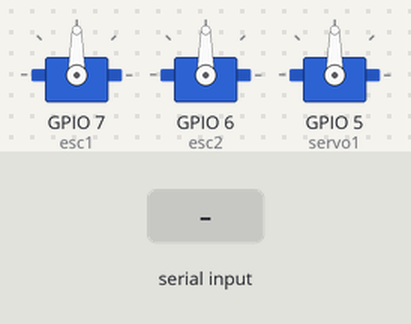
A sketch run on a simulated ESP32. Parts: 3 × servo. Inputs (shaded band) come from the test bench. Nothing arrives over Bluetooth unless stated; what the sketch prints to the serial monitor is not drawn.

Above: at 1.2 s.
1.3 s: "R90\n" received over the second serial link
At 3.6 s:
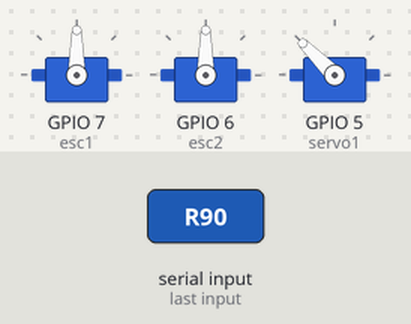
4.3 s: "L90\n" received over the second serial link
At 5.05 s:
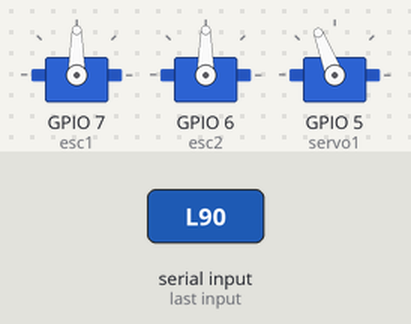
7.3 s: "R,45\n" received over the second serial link
At 7.58 s:
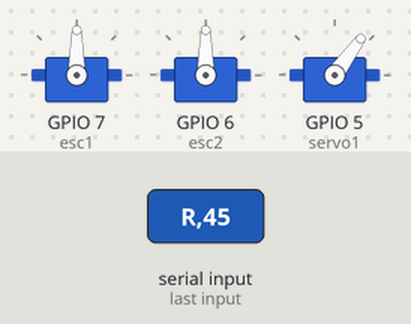
10.3 s: "L,45\n" received over the second serial link
At 12.4 s:
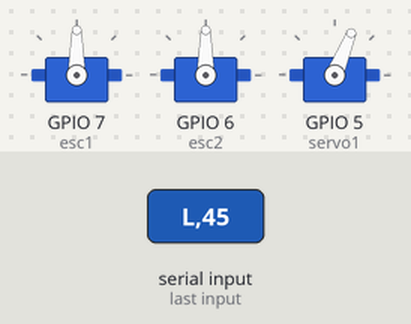
Timing chart, 0 to 14.3 s (numbered marks = the images above; inputs shaded):
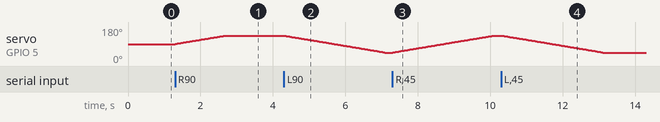

Measured:
- after the input at 1.3 s, servo on GPIO 5 (servo1): moves from 90° to 135° over 1.4 s, starting at once
- after the input at 4.3 s, servo on GPIO 5 (servo1): moves from 135° to 45° over 2.8 s, starting at once
- after the input at 7.3 s, servo on GPIO 5 (servo1): moves from 45° to 135° over 2.8 s, starting at once
- after the input at 10.3 s, servo on GPIO 5 (servo1): moves from 135° to 45° over 2.8 s, starting at once

The sketch:

hovercraft.ino
```cpp
#include "BluetoothControl.h"
#include "ServoControl.h"

// Arduino setup function, runs once at startup
void setup() {
    initializeBluetooth();  // Initialize Bluetooth communication
    initializeServos();     // Initialize servo motors
}

// Arduino loop function, runs repeatedly
void loop() {
    handleBluetoothData();  // Handle incoming Bluetooth data
    handleServoMovement();  // Handle servo motor movements
}
```

BluetoothControl.cpp
```cpp
#include "BluetoothControl.h"

// Initialize Bluetooth serial object
BluetoothSerial SerialBT;

// Initialize global variables for ESC and servo control
int esc1Value=1000, esc2Value=1000, servo1Value = 90;
bool moveServoLeft = false;
bool moveServoRight = false;

// Function to initialize Bluetooth communication
void initializeBluetooth() {
    Serial.begin(115200);  // Start serial communication for debugging
    if (!SerialBT.begin("ESP32Hovercraft")) {  // Initialize Bluetooth with the name "ESP32Hovercraft"
        Serial.println("An error occurred initializing Bluetooth");
    } else {
        Serial.println("Bluetooth initialized successfully");
    }
}

// Function to handle incoming Bluetooth data
void handleBluetoothData() {
    if (SerialBT.available()) {  // Check if Bluetooth data is available
        handleBluetoothCommand();  // Process the received Bluetooth command
    }
}

// Function to process Bluetooth commands
void handleBluetoothCommand() {
    String inputString = SerialBT.readStringUntil('\n');  // Read the incoming command until newline character
    //Serial.println(inputString);  // Print the received command for debugging

    // Check the command type and process accordingly
    if (inputString.startsWith("J")) {  // Command for ESC1
        esc1Value = inputString.substring(1).toInt();  // Extract value and convert to integer
        esc1Value = map(esc1Value, 0, 180, 1000, 2000);  // Map value to ESC range
    } else if (inputString.startsWith("K")) {  // Command for ESC2
        esc2Value = inputString.substring(1).toInt();  // Extract value and convert to integer
        esc2Value = map(esc2Value, 0, 180, 1000, 2000);  // Map value to ESC range
    } else if (inputString.startsWith("L")) {  // Command to move servo left
        moveServoLeft = true;
        moveServoRight = false;
    } else if (inputString.startsWith("R")) {  // Command to move servo right
        moveServoRight = true;
        moveServoLeft = false;
    } else if (inputString.startsWith("S")) {  // Command to stop servo movement
        moveServoLeft = false;
        moveServoRight = false;
    }

    //Serial.println(servo1Value);  // Print the current servo value for debugging
}
```

BluetoothControl.h
```cpp
#ifndef BLUETOOTHCONTROL_H
#define BLUETOOTHCONTROL_H

#include <ESP32Servo.h>
#include "BluetoothSerial.h"

// Function declarations for Bluetooth control
void initializeBluetooth();
void handleBluetoothData();
void handleBluetoothCommand();

// Global variables related to Bluetooth
extern BluetoothSerial SerialBT;
extern int esc1Value, esc2Value, servo1Value;
extern bool moveServoLeft;
extern bool moveServoRight;

#endif
```

ServoControl.cpp
```cpp
#include "ServoControl.h"
#include "BluetoothControl.h" // Include to access shared variables

// Initialize servo objects
Servo esc1;
Servo esc2;
Servo servo1;

// Initialize timestamp for servo movements
unsigned long lastServoMoveTime = 0;

// Function to initialize servo motors
void initializeServos() {
    esc1.attach(7);  // Attach ESC1 to pin 7
    esc2.attach(6);  // Attach ESC2 to pin 6
    servo1.attach(5);  // Attach servo1 to pin 5
    servo1.write(servo1Value);  // Set initial servo position to 90 degrees (middle)
}

// Function to handle servo movements based on commands
void handleServoMovement() {
    // Check if servo should move left
    if (moveServoLeft && millis() - lastServoMoveTime > 30) {
        servo1Value = max(servo1Value - 1, 45);  // Decrease value, not below 45
        //Serial.println(servo1Value);  // Print the current servo value for debugging
        servo1.write(servo1Value);  // Move the servo
        lastServoMoveTime = millis();  // Update timestamp
    }

    // Check if servo should move right
    if (moveServoRight && millis() - lastServoMoveTime > 30) {
        servo1Value = min(servo1Value + 1, 135);  // Increase value, not above 135
        //Serial.println(servo1Value);  // Print the current servo value for debugging
        servo1.write(servo1Value);  // Move the servo
        lastServoMoveTime = millis();  // Update timestamp
    }

    // Check if servo should return to center
    if (!moveServoRight && !moveServoLeft && servo1Value != 90 && millis() - lastServoMoveTime > 30) {
        if (servo1Value > 90) {
            servo1Value = max(servo1Value - 1, 90);  // Move back to center from right
        } else {
            servo1Value = min(servo1Value + 1, 90);  // Move back to center from left
        }
        servo1.write(servo1Value);  // Move the servo
        //Serial.println(servo1Value);  // Print the current servo value for debugging
        lastServoMoveTime = millis();  // Update timestamp
    }

    //Printing all data in format : "ESC1: 0 || ESC2: 0 || Servo: 90°"
    Serial.print("Thrust: ");
    Serial.print((esc1Value-1000)/(10.0));
    Serial.print(" ||  Lift: ");
    Serial.print((esc2Value-1000)/(10.0));
    Serial.print(" ||  Servo: ");
    Serial.print(servo1Value);
    Serial.println("°");

}

// Function to calibrate an ESC
void calibrateESC(Servo& esc) {
    esc.writeMicroseconds(2000);  // Send maximum signal
    delay(2000);  // Wait for 2 seconds
    esc.writeMicroseconds(1000);  // Send minimum signal
    delay(2000);  // Wait for 2 seconds
}
```

ServoControl.h
```cpp
#ifndef SERVOCONTROL_H
#define SERVOCONTROL_H

#include <ESP32Servo.h>

// Function declarations for servo control
void initializeServos();
void handleServoMovement();
void calibrateESC(Servo& esc);

// Global variables related to servos
extern Servo esc1;
extern Servo esc2;
extern Servo servo1;
extern unsigned long lastServoMoveTime;

#endif
```
